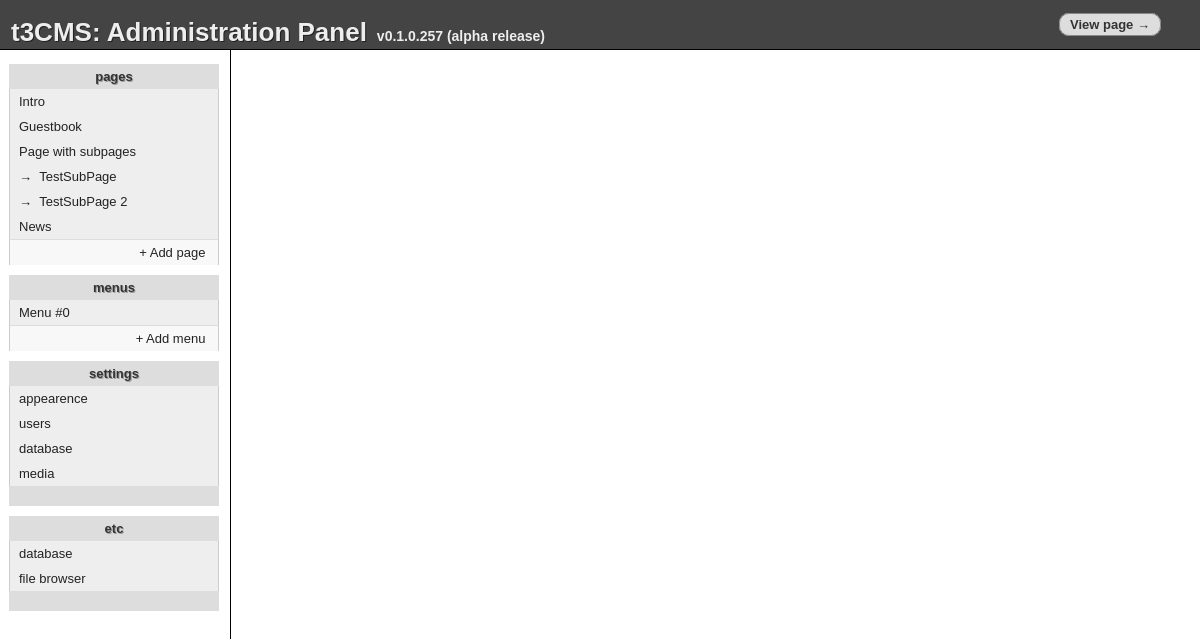
The app's page /admin.php, older data.
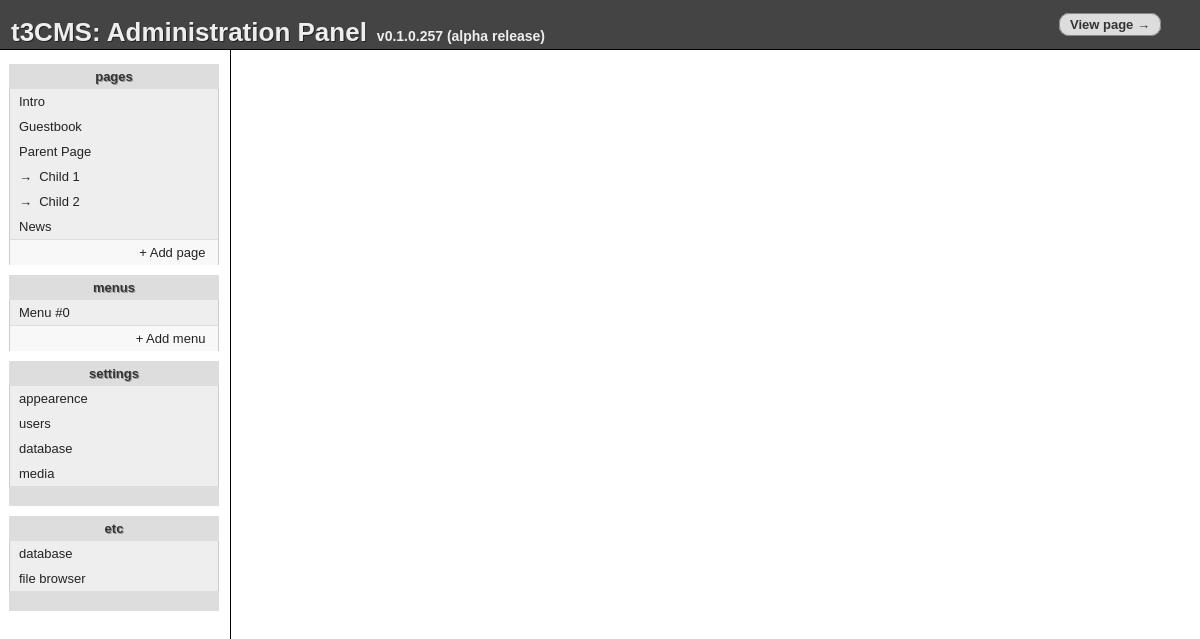
The same page, newer data.
### tables this page shows
CREATE TABLE "pages" ("id" INTEGER PRIMARY KEY  NOT NULL ,"name" TEXT,"type" TEXT,"content" TEXT,"title" TEXT,"sub" TEXT DEFAULT _ );

CREATE TABLE "menus" ("id" INTEGER PRIMARY KEY  AUTOINCREMENT  NOT NULL , "menu" INTEGER NOT NULL  DEFAULT 0, "label" TEXT, "type" TEXT DEFAULT page, "link" TEXT);

### inc/inc.admin.php (the view, shortened to what this page needs)
<?php
 include_once('inc/inc.db.php');
 function a_do_pages($sub = '_', $lvl = 0){
    global $_DB;
    foreach ($_DB->query("SELECT * FROM pages where sub='$sub';") as $r){
        $spacing = str_repeat('&rarr;&nbsp;&nbsp;',$lvl);
        print "   <a href=\"?edit=page&page={$r['name']}\">$spacing{$r['title']}</a>\n";
        a_do_pages($r['name'], $lvl+1);
    }
 }
 function a_do_menus(){
    global $_DB;
	$a = array();
    foreach ($_DB->query("SELECT * FROM menus") as $r){
		if (! in_array($r['menu'],$a)){
			print "   <a href=\"?edit=menu&menu={$r['menu']}\">Menu #{$r['menu']}</a>\n";
			$a[] = $r['menu'];
		}
    }
 }
?>

### admin.php (shortened to what this page needs)
<?php
 include_once("inc/inc.admin.php");
?>
<html>
 <head>
  <link rel="stylesheet" href="etc/admin.css" type="text/css" />
 </head>
 <body onload="init_mce('full')">
  <table id="tcont" cellspacing="0" border="0">
   <tr>
    <td id="thead" colspan="2">
     <table style="width:100%;height:100%;" cellspacing="0" cellpadding="0">
      <tr>
       <td style="vertical-align:bottom"><h1>t3CMS: Administration Panel</h1><h2>v0.1.0.257 (alpha release)</h2></td>
       <td width="140" style="vertical-align:middle;"><a href="." class="butlink" style="margin-right:16px">View page &rarr;</a></td>
      </tr>
     </table>
    </td>
   </tr>
   <tr>
    <td id="tmenu">
     <div>
      <b>pages</b>
<?php a_do_pages() ?>
      <a class="add" href="#">+ Add page&nbsp;</a>
      <b>menus</b>
<?php a_do_menus() ?>
      <a class="add" href="#">+ Add menu&nbsp;</a>
      <b>settings</b>
      <a href="?edit=setting&setting=appearence">appearence</a>
      <a href="?edit=setting&setting=users">users</a>
      <a href="?edit=setting&setting=database">database</a>
      <a href="?edit=setting&setting=appearence">media</a>
      <b class="end">&nbsp;</b>
      <b>etc</b>
      <a href="?special=database">database</a>
      <a href="?special=filebrowser">file browser</a>
      <b class="end">&nbsp;</b>
     </div>
    </td>
    <td id="tmain">
    </td>
   </tr>
  </table>
 </body>
</html>

### etc/admin.css (style rules this page uses)
html,body { width:100%;height:100%;margin:0px }
* { font-family:sans-serif }
#tcont { width:100%;height:100%; }
#thead { height: 50px;border-bottom: 1px black solid; background-color: #444 }
#thead h1 { margin:0px;margin-left: 10px; color: #eee;font-size:26px; text-shadow: #222 1px 1px;display:inline }
#thead h2 { margin:0px;font-size:14px;color:#eee;display:inline;margin-left:10px }
#thead table tr td { vertical-align: middle }
#tmenu { width:220px; padding: 5px; padding-top:0px; vertical-align: top; border-right: 1px black solid; font-family: sans-serif; font-size: 13px }
#tmenu a { color: #222; text-decoration: none; display: block; width: 190px; background: #eee; padding: 5 9 5 9px; border: 1px #ccc solid; border-width: 0 1 0 1px }
#tmenu a.add { border-top: 1px #ddd solid; background: #f8f8f8; text-align: right; border-radius: 0 0 10 10px; -moz-border-radius: 0 0 10 10px }
#tmenu b { margin-top: 10px; color:#333; background: #ddd; text-align: center; display: block; width: 210px; padding: 5 0 5 0px; text-shadow: #999 1px 1px; border-radius: 10 10 0 0px; -moz-border-radius: 10 10 0 0px }
#tmenu b.end { border-radius: 0 0 10 10px; -moz-border-radius: 0 0 10 10px; margin-top: 0px; height: 10px; }
#tmenu div { padding:4px;overflow:hidden }
.butlink { display:inline; padding:3px; margin: 0px; padding-left: 10px; padding-right: 10px; -moz-border-radius: 10px; border-radius: 10px; border: 1px #888 solid; background: #ddd; color: #333; text-align: center; font-weight: bold; font-size: small; text-decoration: none; }

Row changes from the older to the newer data that the page shows:
changed pages: title "Page with subpages" → "Parent Page"
changed pages: title "TestSubPage" → "Child 1"
changed pages: title "TestSubPage 2" → "Child 2"
